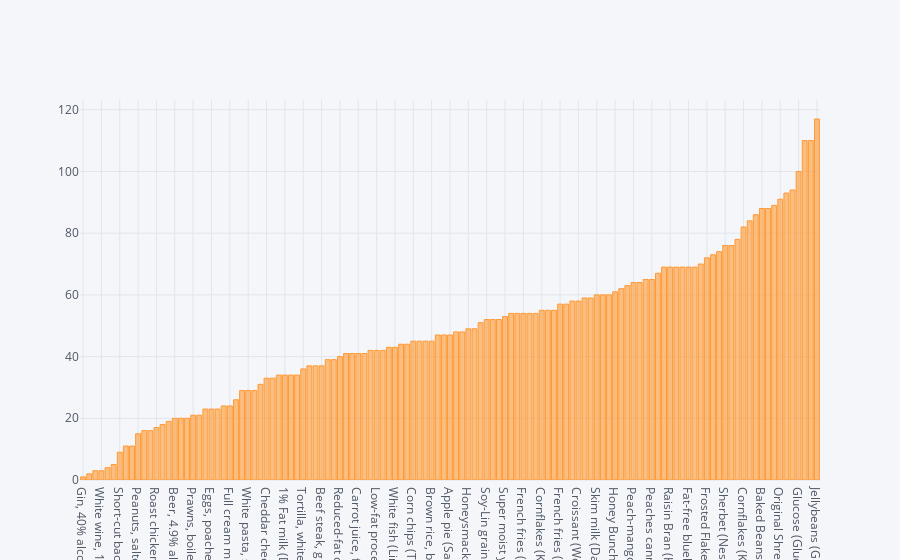

Here is the notebook cell this chart was saved with:
### Code cell
df_temp = df[["Food","FII (%)"]].set_index("Food")
df_FII = df_temp['FII (%)']
df_FII = df_FII.sort_values(ascending=True)

#cf.set_config_file(offline=False, world_readable=True, theme='ggplot')
cf.go_offline()
fig = df_FII.iplot(kind='bar')

#https://dev.socrata.com/blog/2016/02/02/plotly-pandas.html

### Figure 1 — Plotly figure (JSON) as saved in the notebook; plotly's stock layout.template omitted (floating-point values rounded to 4 significant figures)
{"data": [{"marker": {"color": "rgba(255, 153, 51, 0.6)", "line": {"color": "rgba(255, 153, 51, 1.0)", "width": 1}}, "name": "FII (%)", "orientation": "v", "text": "", "type": "bar", "x": ["Gin, 40% alcohol (Australia)", "Butter (Western Star Original)", "Olive oil (Australia)", "White wine, 11% alcohol (Australia)", "Avocado, raw, peeled (USA)", "Walnuts (Lucky California)", "Short-cut bacon (Primo Smallgoods)", "Bologna (Australia)", "Peanut butter (Kraft Foods Inc, Australia)", "Peanuts, salted and roasted (Grocery", "Tuna in oil, drained (Coles)", "Frankfurter/hot dog (Australia)", "Roast chicken, without skin (Woolworth", "Cream cheese (Coles)", "Chicken, panfried with skin (Australia)", "Beer, 4.9% alcohol (Budweiser,", "Coleslaw (Coles)", "93% Fat-free cheddar cheese (Dairy Farmers)", "Prawns, boiled and peeled (Findus", "Tofu (Soyco)", "All-Bran Original (Kellogg’s Foods Inc, Australia)", "Eggs, poached (Australia)", "Canned navy beans (Eden Organic, USA)", "Beef taco (Bruce Foods Corporation,", "Full cream milk (Dairy Farmers)", "Tuna in water, drained (Coles)", "Wholemeal pasta, boiled (San Remo)", "White pasta, spirals, boiled (San Remo)", "Porridge (Uncle Toby’s Inc, Australia)", "Seedless raisins (Sunbeam Food Inc,", "Cheddar cheese (Coles)", "Chocolate chip cookie (Chips Ahoy)", "Beef lasagne (Sara Lee Bakery Pty Ltd)", "1% Fat milk (Dairy Farmers)", "Milk chocolate (Hershey Foods Inc,", "Muesli bar (Uncle Toby’s Inc)", "Tortilla, white, corn (San Diego Tortilla Factory, Australia)", "Snickers bar (Masterfoods, USA)", "Honey-raisin bran muffin (Sun Maid,", "Beef steak, grilled (Australia)", "Frozen corn (McCain Foods Pty Ltd)", "Popcorn (Uncle Toby’s Inc)", "Reduced-fat cottage cheese (Dairy Farmers)", "100% Natural Granola Oats, Honey & Raisins (Quaker Oats Inc, USA)", "Grain bread (Tiptop Bakeries Inc)", "Carrot juice, fresh (Australia)", "Tomato pasta Sauce (Paul Newman)", "Cinnamon swirl pastry (Bimbo Bakeries,", "Low-fat processed cheese slice (Kraft Foods Ltd)", "Lentils in tomato sauce (Australia)", "Red Delicious apple, raw (Australia)", "White fish (Ling) fillet (Australia)", "Orange, raw, peeled (Australia)", "Coca-Cola (Coca-Cola Amatil Inc)", "Corn chips (The Smith’s Snackfood", "Jatz cracker (Arnotts, Australia)", "Potato chips (The Smith’s Snackfood", "Brown rice, boiled (Ricegrowers Inc)", "Cheese pizza (McCains, Australia)", "Apple juice (Berrivale, Australia)", "Apple pie (Sara Lee)", "Cracklin' Oat Bran (Kellogg Foods Inc,", "Special K (Kellogg’s Foods Inc,", "Honeysmacks (Kellogg Foods Inc,", "Reduced-fat chocolate chip cookie (Chips", "40% Reduced-fat potato chips (Cape Cod", "Soy-Lin grain bread (Burgen)", "Sustain (Kellogg Foods Inc, Australia)", "Low-fat cottage cheese (Bulla Dairy Foods)", "Super moist yellow cake with chocolate", "Battered fish fillet (Coles)", "Peaches canned in juice (SPC Ardmona,", "French fries (McCain’s Foods Inc)", "Donut with cinnamon sugar", "Fat-free oatmeal raisin cookie (Archway", "Cornflakes (Kellogg Foods Inc,", "All-Bran Complete Wheat Flakes", "Orange juice (Mr Juicy, Australia)", "French fries (McDonald’s Inc)", "Great Grains (Kraft Foods Inc, USA)", "Panjacks (White Wings Pty Ltd)", "Croissant (Woolworths)", "Banana, raw, peeled (Australia)", "7 Wholegrain Puffs (Kashi)", "Skim milk (Dairy Farmers)", "Chocolate brownie with frosting (White", "Black grapes, raw (Australia)", "Honey Bunches of Oats (Post Foods Inc,", "Raspberry jam (Cottees)", "Cheerios (General Mills Inc)", "Peach-mango frozen yoghurt (Streets Blue Ribbon)", "Water crackers (Grocery Wholesalers", "Vanilla ice-cream (Dairy Bell)", "Peaches canned in syrup (SPC Ardmona,", "Chocolate chip cookies (Arnotts Biscuits", "Low-fat vanilla ice-cream (Coles)", "Raisin Bran (Kellogg’s Foods Inc, USA)", "Lucky Charms (General Mills Inc)", "Blueberry streusel muffin (Pinnacle", "Fat-free blueberry muffin (Continental", "Ice tea (Narkena Ltd)", "Wholemeal bread (Riga Bakeries,", "Frosted Flakes (Kellogg Foods Inc, USA)", "White bread (Sunblest, Tiptop Pty Ltd)", "97% Fat-free pretzels (Parkers)", "Sherbet (Nestle Pty Ltd, Australia)", "Orange-mango fruit drink (Frosts Food &", "Wheaties (General Mills Inc)", "Cornflakes (Kellogg Foods Inc, USA)", "Low-fat strawberry yoghurt (Dairy Farmers)", "Special K (Kellogg’s Foods Inc, USA)", "Baked Beans (Franklins)", "Potato, russet, peeled and boiled", "Mars bar (Mars Confectionary Inc,", "Original Shredded Wheat (Post Foods", "Honeydew melon, raw (Australia)", "Rice Bubbles (Kellogg Foods Inc,", "Glucose (Glucodin Energy Powder)", "Original Pancake & Waffle Mix (Quaker", "Grapenuts (Post Foods Inc, USA)", "Jellybeans (Grocery Wholesalers Inc,"], "y": [1, 2, 3, 3, 4, 5, 9, 11, 11, 15, 16, 16, 17, 18, 19, 20, 20, 20, 21, 21, 23, 23, 23, 24, 24, 26, 29, 29, 29, 31, 33, 33, 34, 34, 34, 34, 36, 37, 37, 37, 39, 39, 40, 41, 41, 41, 41, 42, 42, 42, 43, 43, 44, 44, 45, 45, 45, 45, 47, 47, 47, 48, 48, 49, 49, 51, 52, 52, 52, 53, 54, 54, 54, 54, 54, 55, 55, 55, 57, 57, 58, 58, 59, 59, 60, 60, 60, 61, 62, 63, 64, 64, 65, 65, 67, 69, 69, 69, 69, 69, 69, 70, 72, 73, 74, 76, 76, 78, 82, 84, 86, 88, 88, 89, 91, 93, 94, 100, 110, 110, 117]}], "layout": {"legend": {"bgcolor": "#F5F6F9", "font": {"color": "#4D5663"}}, "paper_bgcolor": "#F5F6F9", "plot_bgcolor": "#F5F6F9", "titlefont": {"color": "#4D5663"}, "xaxis1": {"gridcolor": "#E1E5ED", "showgrid": true, "tickfont": {"color": "#4D5663"}, "title": "", "titlefont": {"color": "#4D5663"}, "zerolinecolor": "#E1E5ED"}, "yaxis1": {"gridcolor": "#E1E5ED", "showgrid": true, "tickfont": {"color": "#4D5663"}, "title": "", "titlefont": {"color": "#4D5663"}, "zerolinecolor": "#E1E5ED"}}}
